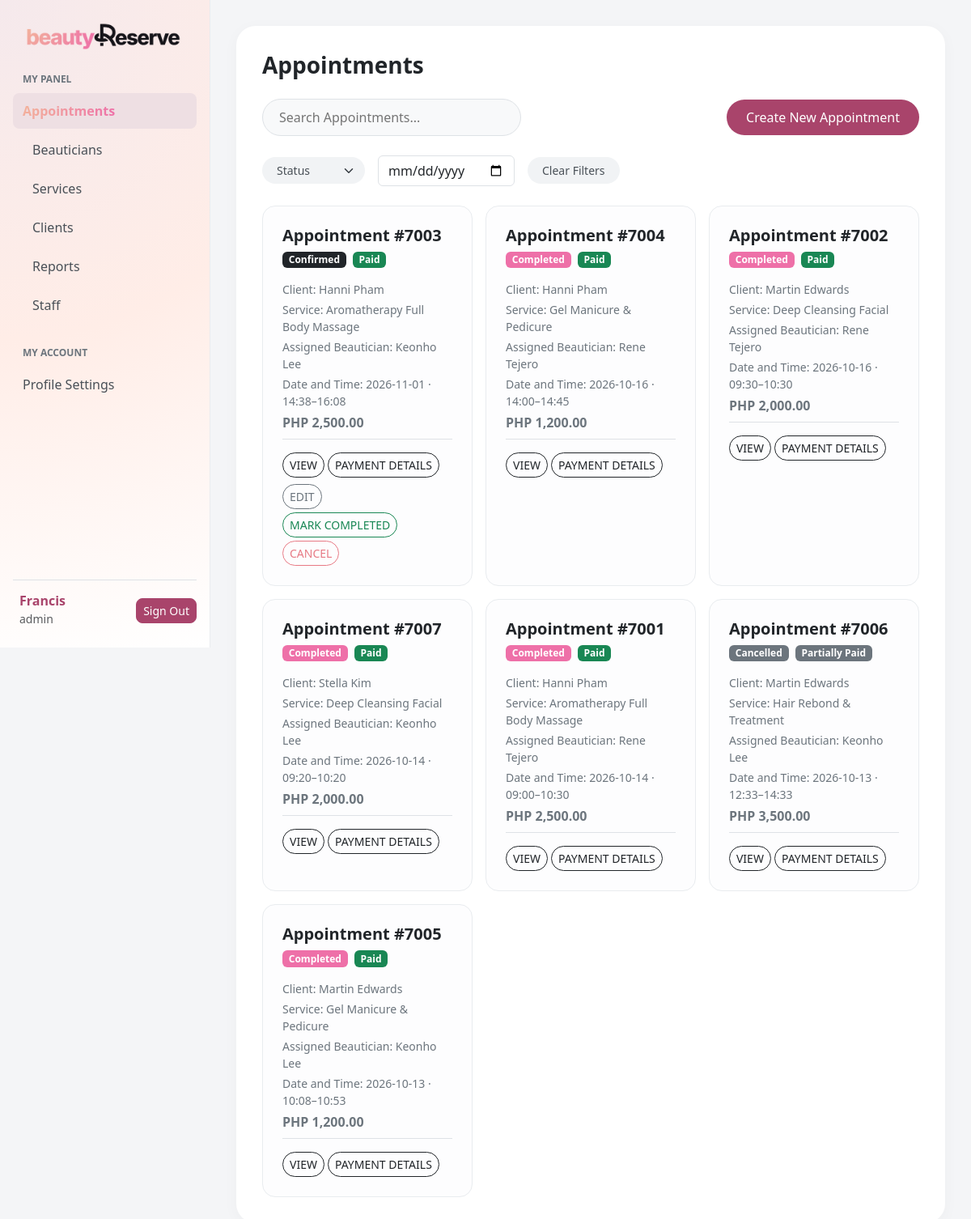
/appointments.php (signed in), run on the app's committed database.
### tables this page shows
CREATE TABLE `appointment` (
  `appointmentID` int(11) NOT NULL,
  `userID` int(11) NOT NULL,
  `serviceID` int(11) NOT NULL,
  `appointmentDate` date NOT NULL,
  `startTime` time NOT NULL,
  `endTime` time NOT NULL,
  `appointmentType` varchar(20) NOT NULL,
  `venue` varchar(255) DEFAULT NULL,
  `appointmentStatus` varchar(20) NOT NULL,
  `priceAtBooking` decimal(10,2) NOT NULL,
  `totalCost` decimal(10,2) NOT NULL,
  `notes` varchar(255) DEFAULT NULL,
  `createdAt` datetime NOT NULL DEFAULT current_timestamp()
);

CREATE TABLE `service` (
  `serviceID` int(11) NOT NULL,
  `serviceName` varchar(50) NOT NULL,
  `serviceCategory` varchar(50) NOT NULL,
  `duration` int(11) NOT NULL,
  `price` decimal(10,2) NOT NULL,
  `description` varchar(255) NOT NULL,
  `imageData` mediumblob DEFAULT NULL,
  `imageMime` varchar(50) DEFAULT NULL
);

### includes/booking.php (called while the page is built, shortened)
<?php
function bookingText($value)
{
    return htmlspecialchars((string) $value, ENT_QUOTES, 'UTF-8');
}
function bookingID($id)
{
    return ctype_digit((string) $id) && $id > 0 && $id <= 2147483647;
}
function bookingQuery($conn, $sql, $types = '', $values = [])
{
    $statement = $conn->prepare($sql);
    if ($types != '') {
        $statement->bind_param($types, ...$values);
    }
    $statement->execute();
    $rows = $statement->get_result()->fetch_all(MYSQLI_ASSOC);
    return $rows;
}
function bookingLogin($conn, $adminOnly = false)
{
    $id = $_SESSION['userID'] ?? '';
    $users = bookingQuery(
        $conn,
        'SELECT u.*, s.employmentStatus FROM `user` u LEFT JOIN staff s ON s.staffID=u.staffID WHERE u.userID=?',
        'i',
        [$id]
    );
    $user = $users[0] ?? null;
    return $user;
}

### appointments.php (the view, shortened to what this page needs)
<?php
require_once 'config/database.php';
require_once 'includes/booking.php';
$user = bookingLogin($conn);
$admin = strtolower($user['role']) == 'admin';
$appointments = bookingQuery(
    $conn,
    "SELECT a.*,s.serviceName,u.userName,
 (SELECT GROUP_CONCAT(CONCAT(c.firstName,' ',c.lastName) SEPARATOR ', ') FROM apt_client ac JOIN client c ON c.clientID=ac.clientID WHERE ac.appointmentID=a.appointmentID) AS clientNames,
 (SELECT GROUP_CONCAT(CONCAT(b.firstName,' ',b.lastName) SEPARATOR ', ') FROM apt_beautician ab JOIN beauticians b ON b.beauticianID=ab.beauticianID WHERE ab.appointmentID=a.appointmentID) AS beauticianNames,
 (SELECT COALESCE(SUM(p.amount),0) FROM payment p WHERE p.appointmentID=a.appointmentID) AS paid
 FROM appointment a JOIN service s ON s.serviceID=a.serviceID JOIN `user` u ON u.userID=a.userID ORDER BY a.appointmentDate DESC,a.startTime DESC"
);
?>
<!DOCTYPE html>
<html lang="en">
    <head>
        <link
            href="https://cdn.jsdelivr.net/npm/bootstrap@5.3.2/dist/css/bootstrap.min.css"
            rel="stylesheet"
        />
        <link href="css/appointments.css?v=<?php echo filemtime(
            __DIR__ . '/css/appointments.css'
        ); ?>" rel="stylesheet" />
    </head>
    <body>
        <?php include 'includes/sidebar.php'; ?>
        <div class="main-content">
            <div class="dashboard-card">
                <h1 class="fw-bold mb-4 fs-3">Appointments</h1>
                <div class="d-flex justify-content-between align-items-center flex-wrap gap-3 mb-4">
                    <input
                        id="searchInput"
                        class="search-pill"
                        placeholder="Search Appointments..."
                        aria-label="Search appointments"
                        oninput="filterAppointments()"
                    /><a class="btn btn-create" href="appointments.php?new=1"
                        >Create New Appointment</a
                    >
                </div>
                <div class="d-flex align-items-center flex-wrap gap-3 mb-4">
                    <select
                        id="statusFilter"
                        class="form-select filter-pill filter-dropdown w-auto"
                        aria-label="Status"
                        onchange="filterAppointments()"
                    >
                        <option value="All">Status</option>
                        <?php foreach (
                            ['Pending', 'Cancelled', 'Completed']
                            as $value
                        ): ?>
                        <option><?php echo $value; ?></option>
                        <?php endforeach; ?></select
                    ><input
                        id="dateFilter"
                        type="date"
                        class="form-control w-auto"
                        aria-label="Filter by appointment date"
                        onchange="filterAppointments()"
                    /><button class="filter-pill" onclick="clearAppointmentFilters()">
                        Clear Filters
                    </button>
                </div>
                <div class="row g-3" id="appointmentsGrid">
                    <?php
                    foreach ($appointments as $appointment):
                        $id = (int) $appointment['appointmentID'];
                        $balance = max(0, round($appointment['totalCost'] - $appointment['paid'], 2));
                        $paymentStatus =
                            $balance == 0 ? 'Paid' : ($appointment['paid'] > 0 ? 'Partially Paid' : 'Unpaid');
                        $active = in_array($appointment['appointmentStatus'], ['Pending', 'Confirmed'], true);
                        ?>
                    <div
                        class="col-md-6 col-xl-4 appointment-record"
                        data-status="<?php echo bookingText(
                            $appointment['appointmentStatus']
                        ); ?>"
                        data-date="<?php echo $appointment['appointmentDate']; ?>"
                    >
                        <div class="appointment-item-card h-100 mb-0">
                            <h2 class="fs-5 fw-bold mb-2">Appointment #<?php echo $id; ?></h2>
                            <div class="d-flex gap-2 flex-wrap mb-3">
                                <span class="badge fw-bold appointment-status-<?php echo strtolower(bookingText($appointment['appointmentStatus'])); ?>"><?php echo bookingText(
                                      $appointment['appointmentStatus']
                                  ); ?></span
                                ><span class="badge fw-bold <?php echo $paymentStatus == 'Paid'
                                    ? 'bg-success'
                                    : 'bg-secondary'; ?>"><?php echo $paymentStatus; ?></span>
                            </div>
                            <p class="mb-1 small text-secondary">
                                <span class="fw-medium">Client:</span> <?php echo bookingText(
                                      $appointment['clientNames']
                                  ); ?>
                            </p>
                            <p class="mb-1 small text-secondary">
                                <span class="fw-medium">Service:</span> <?php echo bookingText(
                                      $appointment['serviceName']
                                  ); ?>
                            </p>
                            <p class="mb-1 small text-secondary">
                                <span class="fw-medium">Assigned Beautician:</span> <?php echo bookingText(
                                      $appointment['beauticianNames']
                                  ); ?>
                            </p>
                            <p class="mb-1 small text-secondary">
                                <span class="fw-medium">Date and Time:</span> <?php echo $appointment[
                                      'appointmentDate'
                                  ] .
                                      ' · ' .
                                      substr($appointment['startTime'], 0, 5) .
                                      '–' .
                                      substr($appointment['endTime'], 0, 5); ?>
                            </p>
                            <p class="fw-semibold text-secondary text-start mt-1 mb-2">
                                PHP <?php echo number_format(
                                      $appointment['totalCost'],
                                      2
                                  ); ?>
                            </p>
                            <div class="border-top pt-3 d-flex flex-wrap gap-1">
                                <button
                                    type="button"
                                    class="btn btn-sm btn-outline-dark rounded-pill"
                                    data-bs-toggle="modal"
                                    data-bs-target="#viewAppointment<?php echo $id; ?>"
                                >
                                    VIEW
                                </button>
                                <button
                                    type="button"
                                    class="btn btn-sm btn-outline-dark rounded-pill"
                                    data-bs-toggle="modal"
                                    data-bs-target="#paymentAppointment<?php echo $id; ?>"
                                >
                                    PAYMENT DETAILS
                                </button>
                            </div>
                            <?php if ($active): ?>
                            <div class="d-flex flex-wrap gap-1 mt-2">
                                <?php if (
                                       $admin
                                   ): ?><a
                                    class="btn btn-sm btn-outline-secondary rounded-pill"
                                    href="appointments.php?edit=<?php echo $id; ?>"
                                    >EDIT</a
                                ><?php endif; ?>
                                <form
                                    method="POST"
                                    action="backend%20logic/appointment_backend.php"
                                    class="d-flex flex-wrap gap-1"
                                    onsubmit="return confirm('Change this appointment status?');"
                                >
                                    /><button
                                        name="appointmentStatus"
                                        value="Completed"
                                        class="btn btn-sm <?php echo $paymentStatus ==
                                        'Paid'
                                            ? 'btn-outline-success'
                                            : 'btn-outline-secondary'; ?> rounded-pill"
                                        <?php if ($paymentStatus != 'Paid') {
                                             echo 'disabled';
                                         } ?>
                                    >
                                        MARK COMPLETED</button
                                    ><button
                                        name="appointmentStatus"
                                        value="Cancelled"
                                        class="btn btn-sm btn-outline-danger rounded-pill"
                                        <?php if (
                                            $paymentStatus == 'Paid'
                                        ) {
                                            echo 'disabled';
                                        } ?>
                                    >
                                        CANCEL
                                    </button>
                                </form>
                            </div>
                            <?php endif; ?>
                        </div>
                    </div>
                    <?php
                    endforeach;
                    ?>
                </div>
            </div>
        </div>
        <?php include 'includes/footer.php'; ?>
    </body>
</html>

### data on the page
appointment: appointmentID "7003", appointmentStatus "Confirmed", paymentStatus "Paid", clientNames "Hanni Pham", serviceID.serviceName "Aromatherapy Full Body Massage", beauticianNames "Keonho Lee", appointmentDate "2026-11-01", startTime "14:38", endTime "16:08", totalCost "2,500.00"
appointment: appointmentID "7004", appointmentStatus "Completed", paymentStatus "Paid", clientNames "Hanni Pham", serviceID.serviceName "Gel Manicure & Pedicure", beauticianNames "Rene Tejero", appointmentDate "2026-10-16", startTime "14:00", endTime "14:45", totalCost "1,200.00"
appointment: appointmentID "7002", appointmentStatus "Completed", paymentStatus "Paid", clientNames "Martin Edwards", serviceID.serviceName "Deep Cleansing Facial", beauticianNames "Rene Tejero", appointmentDate "2026-10-16", startTime "09:30", endTime "10:30", totalCost "2,000.00"
appointment: appointmentID "7007", appointmentStatus "Completed", paymentStatus "Paid", clientNames "Stella Kim", serviceID.serviceName "Deep Cleansing Facial", beauticianNames "Keonho Lee", appointmentDate "2026-10-14", startTime "09:20", endTime "10:20", totalCost "2,000.00"
appointment: appointmentID "7001", appointmentStatus "Completed", paymentStatus "Paid", clientNames "Hanni Pham", serviceID.serviceName "Aromatherapy Full Body Massage", beauticianNames "Rene Tejero", appointmentDate "2026-10-14", startTime "09:00", endTime "10:30", totalCost "2,500.00"
appointment: appointmentID "7006", appointmentStatus "Cancelled", paymentStatus "Partially Paid", clientNames "Martin Edwards", serviceID.serviceName "Hair Rebond & Treatment", beauticianNames "Keonho Lee", appointmentDate "2026-10-13", startTime "12:33", endTime "14:33", totalCost "3,500.00"
appointment: appointmentID "7005", appointmentStatus "Completed", paymentStatus "Paid", clientNames "Martin Edwards", serviceID.serviceName "Gel Manicure & Pedicure", beauticianNames "Keonho Lee", appointmentDate "2026-10-13", startTime "10:08", endTime "10:53", totalCost "1,200.00"

### other printed values
$_SESSION['user_name'] "Francis"
$_SESSION['user_role'] "admin"
